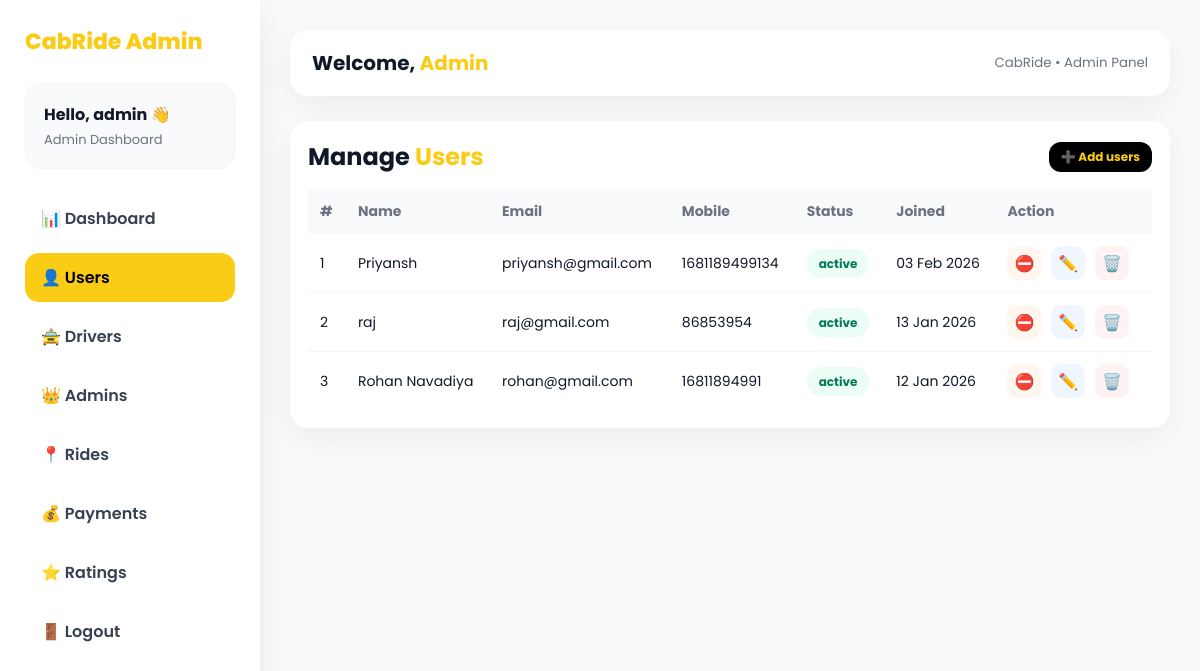
Page /admin/users.php (signed in) on the committed database.
### tables this page shows
CREATE TABLE `users` (
  `id` int(11) NOT NULL,
  `full_name` varchar(100) NOT NULL,
  `email` varchar(100) NOT NULL,
  `mobile` varchar(15) NOT NULL,
  `password` varchar(255) NOT NULL,
  `status` enum('active','inactive') DEFAULT 'active',
  `created_at` timestamp NOT NULL DEFAULT current_timestamp(),
  `img` varchar(255) NOT NULL DEFAULT '123_unknown.jpg'
);

### admin/users.php (the view, shortened to what this page needs)
<?php
include("../config/db.php");
if (!isset($_SESSION['admin_id'])) { ?>
<?php }
$admin_name = $_SESSION['admin_name'];
$sql = "SELECT id, full_name, email, mobile, status, created_at FROM users ORDER BY created_at DESC";
$result = mysqli_query($link, $sql);
?>
<!DOCTYPE html>
<html lang="en">
<head>
</head>
<body>
    <div class="wrapper">
        <div class="sidebar">
            <div class="brand">CabRide Admin</div>
            <div class="profile-box">
                <h3>Hello, <?= $admin_name; ?> 👋</h3>
                <p>Admin Dashboard</p>
            </div>
            <div class="menu">
                <a href="dashboard.php">📊 Dashboard</a>
                <a class="active" href="users.php">👤 Users</a>
                <a href="drivers.php">🚖 Drivers</a>
                <a href="admins.php">👑 Admins</a>
                <a href="rides.php">📍 Rides</a>
                <a href="payments.php">💰 Payments</a>
                <a href="ratings.php">⭐ Ratings</a>
                <a href="logout.php">🚪 Logout</a>
            </div>
        </div>
        <div class="main">
            <div class="topbar">
                <h2>Welcome, <span>Admin</span></h2>
                <small style="color:#6b7280;">CabRide • Admin Panel</small>
            </div>
            <div class="card">
                <div style="display:flex; justify-content:space-between; align-items:center; margin-bottom:15px;">
                    <h2>Manage <span style="color:#facc15">Users</span></h2>
                    <a href="add_users.php" class="btn btn-toggle">➕ Add users</a>
                </div>
                <table>
                    <thead>
                        <tr>
                            <th>#</th>
                            <th>Name</th>
                            <th>Email</th>
                            <th>Mobile</th>
                            <th>Status</th>
                            <th>Joined</th>
                            <th>Action</th>
                        </tr>
                    </thead>
                    <tbody>
                        <?php
                        $i = 1;
                        while ($row = mysqli_fetch_assoc($result)) {
                            extract($row);
                        ?>
                            <tr>
                                <td><?= $i++; ?></td>
                                <td><?= $full_name; ?></td>
                                <td><?= $email; ?></td>
                                <td><?= $mobile; ?></td>
                                <td>
                                    <span class="badge <?= $status; ?>">
                                        <?= $status; ?>
                                    </span>
                                </td>
                                <td><?= date("d M Y", strtotime($created_at)); ?></td>
                                <td style="white-space:nowrap;">
                                    <a
                                        href="submit/active_inactive_user.php?user_id=<?= $id; ?>"
                                        class="action-btn <?= $status == 'active' ? 'btn-deactivate' : 'btn-activate'; ?>"
                                        title="<?= $status == 'active' ? 'Deactivate User' : 'Activate User'; ?>"
                                        onclick="return confirm('Change user status?')">
                                        <?= $status == 'active' ? '⛔' : '✔'; ?>
                                    </a>
                                    <a
                                        href="edit_users.php?user_id=<?= $id; ?>"
                                        class="action-btn btn-edit"
                                        title="Edit User">
                                        ✏️
                                    </a>
                                    <a
                                        href="submit/delete_users.php?user_id=<?= $id; ?>"
                                        class="action-btn btn-delete"
                                        title="Delete User"
                                        onclick="return confirm('Do you want to delete this user?')">
                                        🗑️
                                    </a>
                                </td>
                            </tr>
                        <?php } ?>
                    </tbody>
                </table>
            </div>
        </div>
    </div>
</body>
</html>

### admin/users.php (style rules this page uses)
* { margin: 0; padding: 0; box-sizing: border-box; font-family: 'Poppins', sans-serif }
body { background: #f9fafb; color: #111827 }
.wrapper { display: flex; min-height: 100vh }
.profile-box { background: #f9fafb; border-radius: 16px; padding: 18px; margin-bottom: 25px; border: 1px solid #f1f5f9; }
.profile-box h3 { font-size: 16px; margin-bottom: 3px; }
.profile-box p { font-size: 13px; color: #6b7280; }
.sidebar { width: 260px; background: #fff; box-shadow: 0 10px 30px rgba(0, 0, 0, .08); padding: 25px; }
.brand { font-size: 22px; font-weight: 800; color: #facc15; margin-bottom: 25px }
.menu a { display: block; padding: 12px 16px; border-radius: 14px; margin-bottom: 10px; text-decoration: none; color: #374151; font-weight: 600; }
.menu a.active, .menu a:hover { background: #facc15; color: #000; }
.main { flex: 1; padding: 30px }
.topbar { background: #fff; padding: 18px 22px; border-radius: 18px; box-shadow: 0 10px 30px rgba(0, 0, 0, 0.06); display: flex; align-items: center; justify-content: space-between; margin-bottom: 25px; }
.topbar h2 { font-size: 20px; }
.topbar span { color: #facc15; font-weight: 700; }
.card { background: #fff; padding: 18px; border-radius: 18px; box-shadow: 0 10px 30px rgba(0, 0, 0, .06); }
table { width: 100%; border-collapse: collapse; }
th, td { padding: 12px; font-size: 14px; text-align: left; }
th { background: #f9fafb; color: #6b7280; }
tr:not(:last-child) td { border-bottom: 1px solid #f1f5f9; }
.badge { padding: 6px 12px; border-radius: 20px; font-size: 12px; font-weight: 700; }
.active { background: #ecfdf5; color: #047857 }
.btn { padding: 6px 12px; border-radius: 12px; font-size: 12px; font-weight: 700; text-decoration: none; }
.btn-toggle { background: #000; color: #facc15; }
.action-btn { display: inline-flex; align-items: center; justify-content: center; width: 34px; height: 34px; border-radius: 10px; font-size: 16px; font-weight: 700; text-decoration: none; margin-right: 6px; transition: 0.2s; }
.btn-deactivate { background: #fff7ed; color: #c2410c; }
.btn-edit { background: #eff6ff; color: #1d4ed8; }
.btn-delete { background: #fef2f2; color: #b91c1c; }

### rows in the picture
users: full_name "Priyansh", email "priyansh@gmail.com", mobile "1681189499134", status "active", created_at "03 Feb 2026"
users: full_name "raj", email "raj@gmail.com", mobile "86853954", status "active", created_at "13 Jan 2026"
users: full_name "Rohan Navadiya", email "rohan@gmail.com", mobile "16811894991", status "active", created_at "12 Jan 2026"

### other values in the picture
$admin_name "admin"
